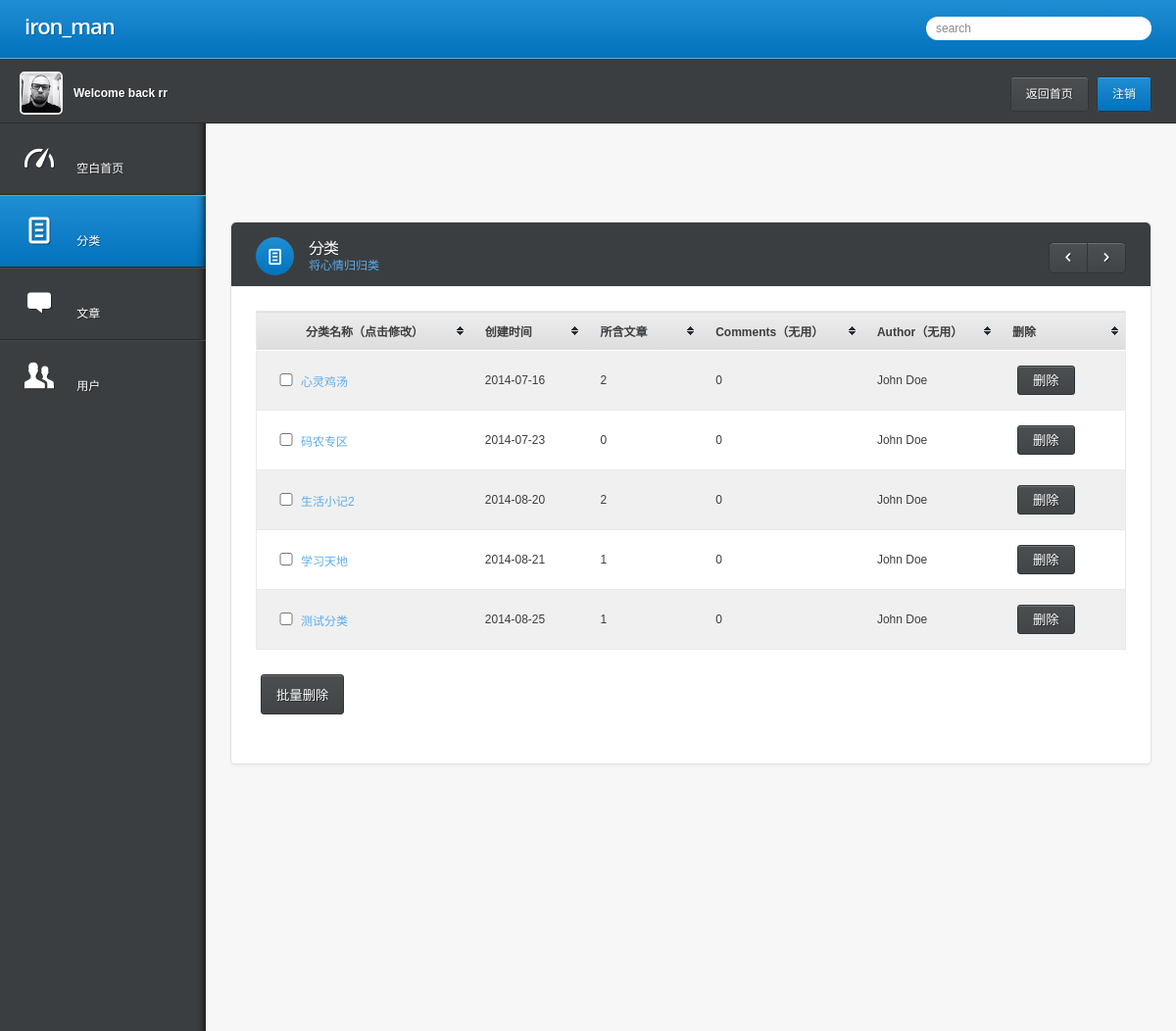
The app's page /back/categorys-table.php (signed in) with its own data.
### tables this page shows
CREATE TABLE IF NOT EXISTS `category` (
  `id` tinyint(1) NOT NULL AUTO_INCREMENT,
  `categoryName` tinytext NOT NULL,
  `categoryMeans` text NOT NULL,
  `setTime` datetime NOT NULL,
  PRIMARY KEY (`id`)
);

### back/categorys-table.php (the view, shortened to what this page needs)
<!DOCTYPE html>
<html lang="">
<head>
	<link rel="stylesheet" href="css/style.css" media="all" />
</head>
<body>
<?php
include("php/pager.class.php");
if(!isset($_SESSION['admin']))
	header("Location:back.php");
else
{
?>
<div class="testing">
<header class="main">
	<h1><strong>iron_man</strong></h1>
	<input type="text" value="search" />
</header>
<section class="user">
	<div class="profile-img">
		<p><img src="images/uiface2.png" alt="" height="40" width="40" /> Welcome back <?php echo $_SESSION['nick']?></p>
	</div>
	<div class="buttons">
		<span class="button"><a href="../index.php">返回首页</a></span>
		<span class="button blue"><a href="php/land.php?action=logout">注销</a></span>
	</div>
</section>
</div>
<nav>
	<ul>
		<li><a href="dashboard.php"><span class="icon">&#128711;</span> 空白首页 </a></li>
		<li class="section">
			<a href="category-timeline.php"><span class="icon">&#128196;</span> 分类 </a>
		</li>
		<li>
			<a href="blog-timeline.php"><span class="icon">&#59160;</span> 文章 </a>
		</li>
		<li>
            <a href="users.php"><span class="icon">&#128101;</span> 用户 </a>
        </li>
	</ul>
</nav>
<section class="content">
	<section class="widget">
		<header>
			<span class="icon">&#128196;</span>
			<hgroup>
				<h1>分类</h1>
				<h2>将心情归归类</h2>
			</hgroup>
            <aside>
				<?php
				$select_query="SELECT * FROM `category`";
				$page = new pager($select_query,20);
				$result=mysql_query($page->sqlquery());
				echo $page->set_page_info();
				?>
            </aside>
		</header>
		<div class="content">
            <form method="post" action="categorys-table.php" >
			<table id="myTable" border="0" width="100">
				<thead>
					<tr>
						<th>分类名称（点击修改）</th>
						<th>创建时间</th>
						<th>所含文章</th>
						<th>Comments（无用）</th>
						<th>Author（无用）</th>
						<th style="width:100px;">删除</th>
					</tr>
				</thead>
                <tbody>
                <?php
                    while($row=mysql_fetch_array($result))
                    {
                ?>
                    <tr>
                        <td>
                            <a href="categorys-update.php?id=<?php echo $row['id']?>">
                                <input type="checkbox" name="ID_Dele[]" value="<?php echo $row['id']?>" /><?php echo $row['categoryName']?>
                            </a>
                        </td>
                        <td><?php echo mb_substr($row['setTime'],0,10,'utf-8');?></td>
                        <td>
                            <?php
                                $select=mysql_query("select count(*) from `article` where `categoryId`='".$row['id']."'");
                                $art_sum=mysql_fetch_array($select);
                                echo $art_sum[0];
                            ?>
                        </td>
                        <td>0</td>
                        <td>John Doe</td>
                        <td>
                            <button name="delete" style="height:30px;line-height:10px">删除</button>
                        </td>
                    </tr>
                <?php }?>
                </tbody>
            </table>
            <p><br /></p>
            <button name="deleteall">批量删除</button>
            </form>
            <p><br /></p>
		</div>
	</section>
</section>
<?php }?>
</body>
</html>

### records on screen
category: categoryName "心灵鸡汤", setTime "2014-07-16", art_sum "2"
category: categoryName "码农专区", setTime "2014-07-23", art_sum "0"
category: categoryName "生活小记2", setTime "2014-08-20", art_sum "2"
category: categoryName "学习天地", setTime "2014-08-21", art_sum "1"
category: categoryName "测试分类", setTime "2014-08-25", art_sum "1"

### other values on screen
$_SESSION['nick'] "rr"
